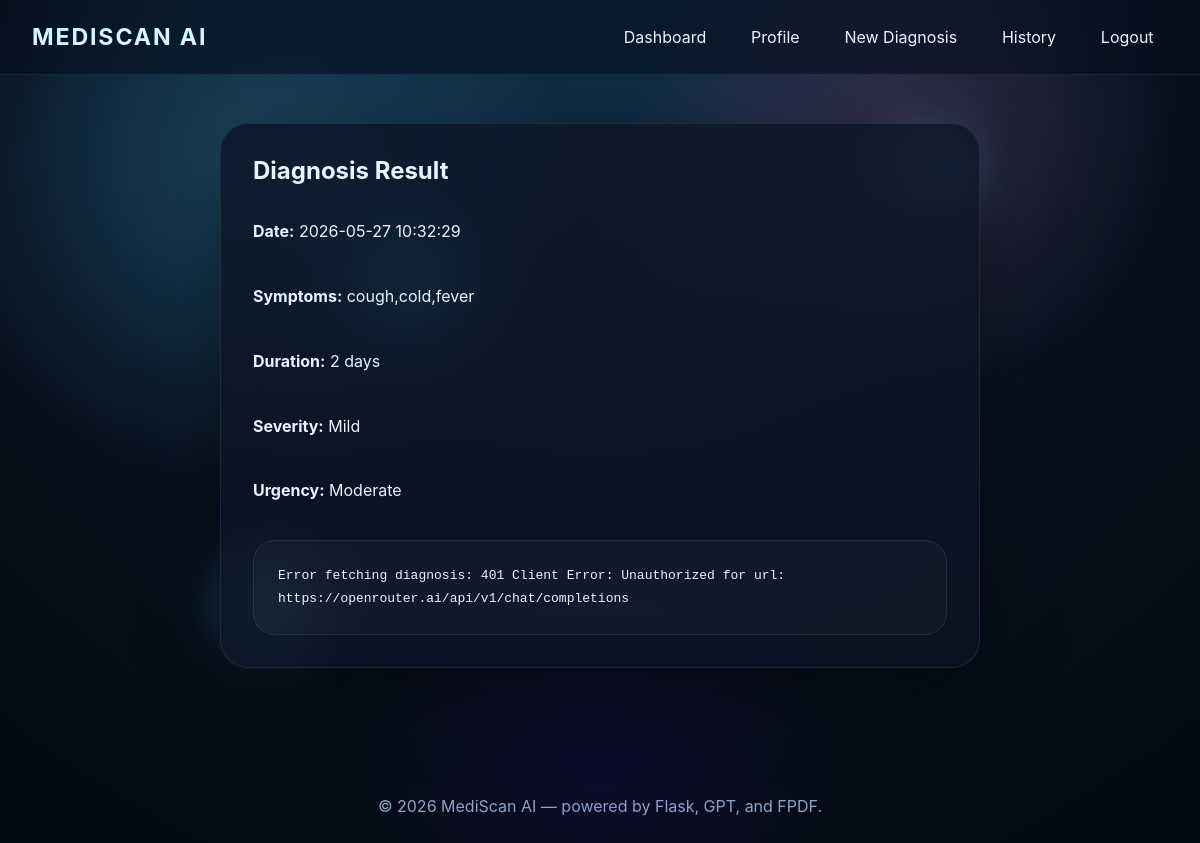
The app's page /diagnosis/2 (signed in) with its own data.
### tables this page shows
CREATE TABLE disease_history (history_id INTEGER PRIMARY KEY AUTOINCREMENT,user_id INTEGER NOT NULL,patient_id INTEGER NOT NULL,symptoms TEXT,symptom_duration TEXT,severity TEXT,diagnosis_text TEXT,urgency TEXT,report_filename TEXT,created_at TIMESTAMP DEFAULT CURRENT_TIMESTAMP,FOREIGN KEY(user_id) REFERENCES users(id),FOREIGN KEY(patient_id) REFERENCES patients(patient_id));

### app.py (the view)
@app.route('/diagnosis/<int:history_id>')
def diagnosis_result(history_id):
    user = get_current_user()
    if not user:
        return redirect(url_for('login'))
    conn = get_db_connection()
    record = conn.execute('SELECT * FROM disease_history WHERE history_id = ? AND user_id = ?', (history_id, user['id'])).fetchone()
    conn.close()
    if not record:
        flash('Diagnosis record not found.', 'error')
        return redirect(url_for('dashboard'))
    return render_template('diagnosis_result.html', user=user, record=record)

### app.py (called while the page is built)
def get_db_connection():
    conn = sqlite3.connect(DB_PATH)
    conn.row_factory = sqlite3.Row
    return conn

def get_current_user():
    user_id = session.get('user_id')
    if not user_id:
        return None
    conn = get_db_connection()
    user = conn.execute('SELECT * FROM users WHERE id = ?', (user_id,)).fetchone()
    conn.close()
    return user

### templates/diagnosis_result.html (shortened to what this page needs)
{% extends 'base.html' %}
{% block content %}
<section class="report-shell glass-card">
    <h2>Diagnosis Result</h2>
    <div class="report-summary">
        <p><strong>Date:</strong> {{ record.created_at }}</p>
        <p><strong>Symptoms:</strong> {{ record.symptoms }}</p>
        <p><strong>Duration:</strong> {{ record.symptom_duration }}</p>
        <p><strong>Severity:</strong> {{ record.severity }}</p>
        <p><strong>Urgency:</strong> {{ record.urgency }}</p>
    </div>
    <div class="report-output">
        <pre>{{ record.diagnosis_text }}</pre>
    </div>
</section>
{% endblock %}

### static/css/style.css (style rules this page uses)
:root { color-scheme: dark; --bg: #08101f; --surface: rgba(17, 28, 45, 0.85); --surface-strong: rgba(14, 20, 35, 0.95); --surface-soft: rgba(12, 19, 32, 0.65); --accent: #4bd1ff; --accent-soft: rgba(75, 209, 255, 0.16); --text: #eaf4ff; --muted: #8ea9c8; --border: rgba(255, 255, 255, 0.12); --shadow: 0 30px 80px rgba(0, 0, 0, 0.35); font-family: Inter, ui-sans-serif, system-ui, -apple-system, BlinkMacSystemFont, sans-serif; }
* { box-sizing: border-box; }
html, body { margin: 0; min-height: 100%; background: radial-gradient(circle at top, #11314c 0%, #08101f 56%, #02080f 100%); color: var(--text); }
body { overflow-x: hidden; }
body::before { content: ""; position: fixed; inset: 0; background: radial-gradient(circle at 20% 20%, rgba(75, 209, 255, 0.22), transparent 28%), radial-gradient(circle at 75% 15%, rgba(255, 120, 180, 0.16), transparent 24%), radial-gradient(circle at 50% 90%, rgba(120, 0, 255, 0.08), transparent 25%); pointer-events: none; z-index: 0; }
.glass-card { position: relative; border-radius: 28px; border: 1px solid rgba(255,255,255,0.08); background: rgba(12, 21, 37, 0.79); box-shadow: var(--shadow); backdrop-filter: blur(24px); padding: 2rem; }
.form-shell, .report-shell, .history-shell { max-width: 760px; margin: 0 auto; }
.form-shell h2, .report-shell h2, .history-shell h2 { margin-top: 0; }
.report-summary { display: grid; gap: 0.8rem; margin-bottom: 1.5rem; }
.report-output { padding: 1.5rem; background: rgba(255,255,255,0.03); border-radius: 22px; border: 1px solid rgba(255,255,255,0.08); }
.report-output pre { white-space: pre-wrap; margin: 0; line-height: 1.7; color: var(--text); }

### records on screen
disease_history: created_at "2026-05-27 10:32:29", symptoms "cough,cold,fever", symptom_duration "2 days", severity "Mild", urgency "Moderate", diagnosis_text "Error fetching diagnosis: 401 Client Error: Unauthorized for url: https://openrouter.ai/api/v1/chat/completions"
